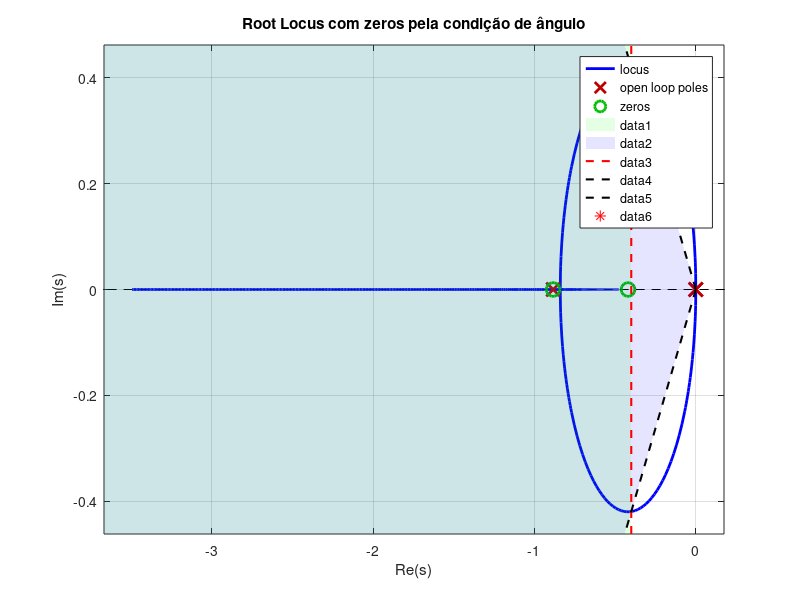
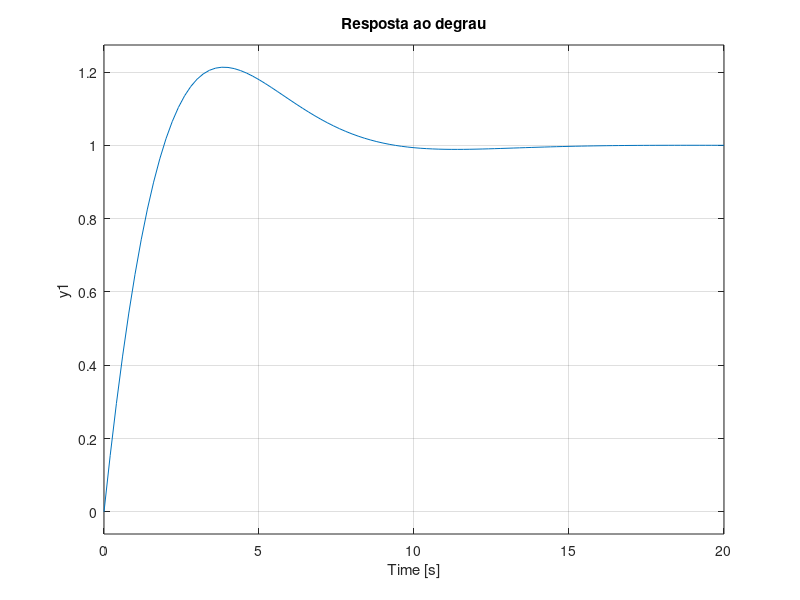

These charts were generated, in order, by the following MATLAB code:
clear; close all; clc;
s = tf('s');

% --- Planta e requisitos ---
G_s = 0.0526 / (s^2 + 0.8842*s);
sigma   = -0.4;           % fronteira de tempo de acomodação
zeta    = 0.6901;
omega_d = sigma * sqrt(1 - zeta^2) / (-zeta);  % Im do polo no vértice

s_star = sigma + 1j*omega_d;
fprintf('Polo desejado s* = %.4f + %.4fj\n', real(s_star), imag(s_star));

% --- Zero 1: cancela polo da planta ---
z1 = -0.8842;

% --- Zero 2: condição de ângulo em s* ---
% Polos efetivos após cancelamento: dois em s=0
phi_p1 = angle(s_star - 0);   % contribuição do polo 1
phi_p2 = angle(s_star - 0);   % contribuição do polo 2 (idêntico)

% Ângulo que z2 precisa contribuir
phi_z2_needed = pi + phi_p1 + phi_p2;  % condição: phi_z2 - (phi_p1+phi_p2) = 180°

% z2 é o ponto no eixo real tal que angle(s* - z2) = phi_z2_needed
% angle(sigma + jw - z2) = atan2(omega_d, sigma - z2) = phi_z2_needed
% => sigma - z2 = omega_d / tan(phi_z2_needed)
z2 = real(s_star) - imag(s_star) / tan(phi_z2_needed);
fprintf('z2 pela condição de ângulo = %.4f\n', z2);

% --- Monta C(s) com os zeros calculados ---
% C(s) = Kd*(s-z1)*(s-z2)/s
num_zeros = conv([1 -z1], [1 -z2]);   % polinômio (s-z1)(s-z2)

% Ganho K pela condição de módulo em s*
L_s = (polyval(num_zeros, s_star) / s_star) * ...
      (0.0526 / (s_star^2 + 0.8842*s_star));
K = 1 / abs(L_s);
fprintf('K mínimo = %.4f\n', K);

% Extrai Kd, Kp, Ki
Kd = K;
Kp = K * (-(z1 + z2));        % coef de s no numerador expandido * K
Ki = K * (z1 * z2);           % termo independente * K
fprintf('Kd=%.4f  Kp=%.4f  Ki=%.4f\n', Kd, Kp, Ki);

% --- Monta e verifica ---
C_s = tf(K * num_zeros, [1 0]);
L_loop = C_s * G_s;
H_z  = feedback(L_loop, 1);

figure;
rlocus(L_loop); hold on; grid on;

% Região de requisitos
ax = axis;
sigma_min = sigma;
zeta_ang  = acos(zeta);
patch([ax(1) sigma_min sigma_min ax(1)], [ax(3) ax(3) ax(4) ax(4)], ...
      'g', 'FaceAlpha', 0.1, 'EdgeColor', 'none');
lx = abs(ax(1));
patch([0 -lx -lx], [0 lx*tan(zeta_ang) -lx*tan(zeta_ang)], ...
      'b', 'FaceAlpha', 0.1, 'EdgeColor', 'none');
plot([sigma_min sigma_min], ax(3:4), 'r--', 'LineWidth', 1.5);
plot([0 -lx], [0  lx*tan(zeta_ang)], 'k--', 'LineWidth', 1.5);
plot([0 -lx], [0 -lx*tan(zeta_ang)], 'k--', 'LineWidth', 1.5);
plot(real(s_star), imag(s_star), 'r*', 'MarkerSize', 14);

title('Root Locus com zeros pela condição de ângulo');
xlabel('Re(s)'); ylabel('Im(s)');

figure; step(H_z); grid on;
title('Resposta ao degrau');
